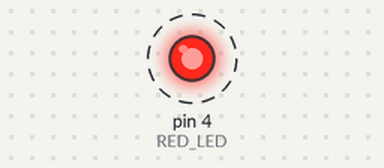
A sketch run on a simulated Arduino Uno, built with avr-gcc and run on an emulated ATmega328P. Shown: output pins drawn as LEDs (lit = HIGH). Dashed ring = blinking.

Above: at 0.5 s.
Timing chart, 0 to 4.6 s (numbered marks = the images above):
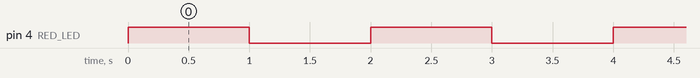

Measured:
- by itself, pin 4 (RED_LED): alternates HIGH for 1.0 s and LOW for 1.0 s

The sketch:

blink_external_led.ino
```cpp
const int RED_LED = 4;  // Define the port for the red LED

void setup() {
  pinMode(RED_LED, OUTPUT);  // Set the red LED pin as output
}

void loop() {
  digitalWrite(RED_LED, HIGH);  // Turn the red LED on
  delay(1000);                  // Wait for a second
  digitalWrite(RED_LED, LOW);   // Turn the red LED off
  delay(1000);                  // Wait for a second
}
```
